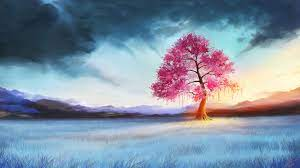
#> input picture Imgs/nature.jpg, 300 x 168 px
$ python 3.2.3.py
#> lines starting #> are read from the running program, lines starting #| are printed output that depends on the picture
from math import fabs, sin, radians, cos
import matplotlib.pyplot as plt
# fabs()用于求高精度的绝对值
# radians()将角度转换为弧度
import cv2
import numpy as np


def rotate_img(img, degrees):
    '''
    旋转图片
    :param img: 原始图片
    :param degrees: 旋转角度
    :return:
    '''
    height, width = img.shape[:2]
    # 旋转后的尺寸
    heightNew = int(width * fabs(sin(radians(degrees))) + height * fabs(cos(radians(degrees))))
    widthNew = int(height * fabs(sin(radians(degrees))) + width * fabs(cos(radians(degrees))))

    # 这里的第一个参数为旋转中心，第二个为旋转角度，第三个为旋转后的缩放因子
    # 可以通过设置旋转中心，缩放因子，以及窗口大小来防止旋转后超出边界的问题
    matRotation = cv2.getRotationMatrix2D((width / 2, height / 2), degrees, 1)

    matRotation[0, 2] += (widthNew - width) / 2
    matRotation[1, 2] += (heightNew - height) / 2

    resultImg = cv2.warpAffine(img, matRotation, (widthNew, heightNew), borderValue=(255, 255, 255))

    return resultImg


# plt.figure(figsize=(5, 5))
img = plt.imread('../../Imgs/nature.jpg')
#> img is the input picture: shape (168, 300, 3); mean R, G, B 128.1, 144, 162.5
plt.subplot(221), plt.imshow(img), plt.title('picture')

# 根据公式转成灰度图
img = 0.2126 * img[:, :, 0] + 0.7152 * img[:, :, 1] + 0.0722 * img[:, :, 2]
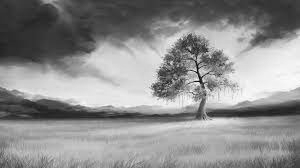
#> img: shape (168, 300) float64; min 4.04, max 252.7, mean 142
# 进行傅立叶变换
fft2 = np.fft.fft2(img)
# 对傅立叶变换的结果进行对数变换，并显示效果
log_fft2 = np.log(1 + np.abs(fft2))
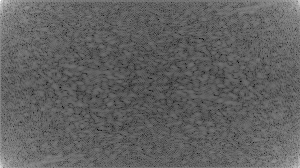
#> log_fft2: shape (168, 300) float64; min 2.19, max 15.78, mean 7.39; drawn with min black and max white
plt.subplot(222), plt.imshow(log_fft2, 'gray'), plt.title('log_fft2')


img = plt.imread('../../Imgs/nature.jpg')

img1 = rotate_img(img, 45)
#> in rotate_img, `resultImg = cv2.warpAffine(img, matRotation, (widthNew, heightNew), bo..`:
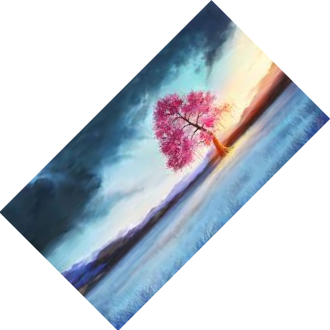
#> resultImg: shape (330, 330, 3); mean R, G, B 196.3, 203.7, 212.2
plt.subplot(223), plt.imshow(img1), plt.title('pan_picture')
img1 = cv2.cvtColor(img1, cv2.COLOR_BGR2GRAY)
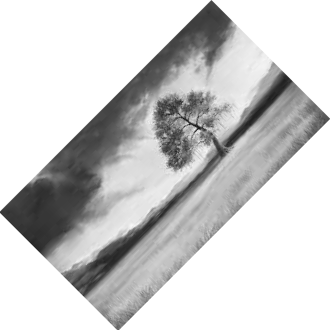
#> img1: shape (330, 330); min 23, max 255, mean 205.4
# 进行傅立叶变换
fft2 = np.fft.fft2(img1)
# 对傅立叶变换的结果进行对数变换，并显示效果
log_fft2 = np.log(1 + np.abs(fft2))
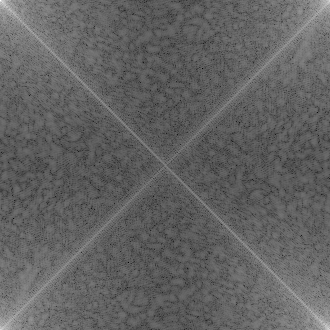
#> log_fft2: shape (330, 330) float64; min 0.841, max 16.92, mean 7.06; drawn with min black and max white
plt.subplot(224), plt.imshow(log_fft2, 'gray'), plt.title('pan_log_fft2')

plt.show()
